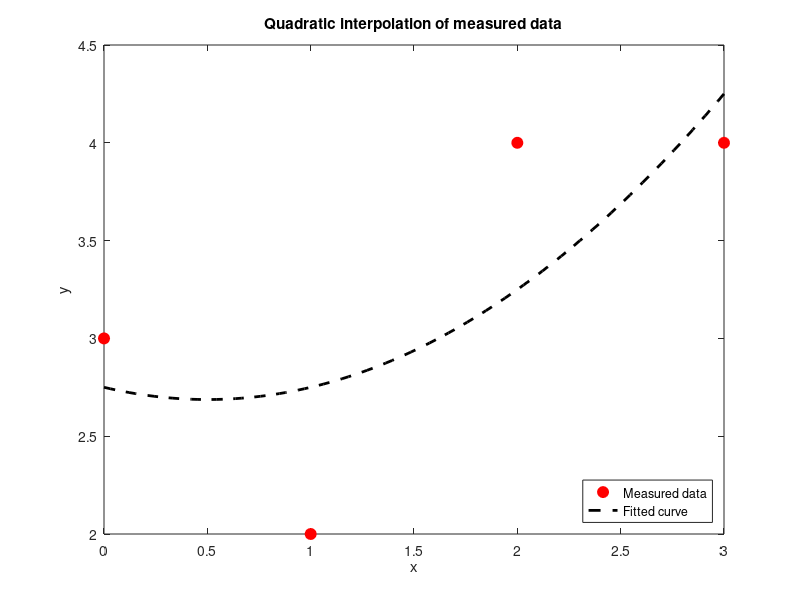

The MATLAB source for this figure:
% Least squares polynomial fitting 
% More data, no linear fitting
% p(x) = c0+c1*x+x2*x^2+ ... + cn*x^n
% data points : (xi,yi), i=1...m
% 
% A. Find quadratic least squares fit ti the data! 
% 
xi = [0;1;2;3]
yi = [3;2;4;4]
A = [ones(size(xi)) xi xi.^2]
cp = (transpose(A)*A)\(transpose(A)*yi)

% Using vander()
Astar = fliplr(vander(xi));
Av = Astar(:,1:end-1);
cps = (transpose(Av)*Av)\(transpose(Av)*yi)

% Calculate sum of residual squares
rxv = yi-(cp(1)+cp(2)*xi+cp(3)*xi.^2);
rx = sum(norm(rxv))

%% Plot measuring data and fitted function
% 
x = linspace(min(xi), max(xi), 100);
y = cp(1)+cp(2)*x+cp(3)*x.^2;
figure;
  plot(xi,yi, 'ro','MarkerSize',8,'MarkerFaceColor','r');
  hold on;
  plot(x,y,'k--','LineWidth',2);
  xlabel('x'); 
  ylabel('y');
  title('Quadratic interpolation of measured data');
  legend('Measured data','Fitted curve','Location','southeast');

